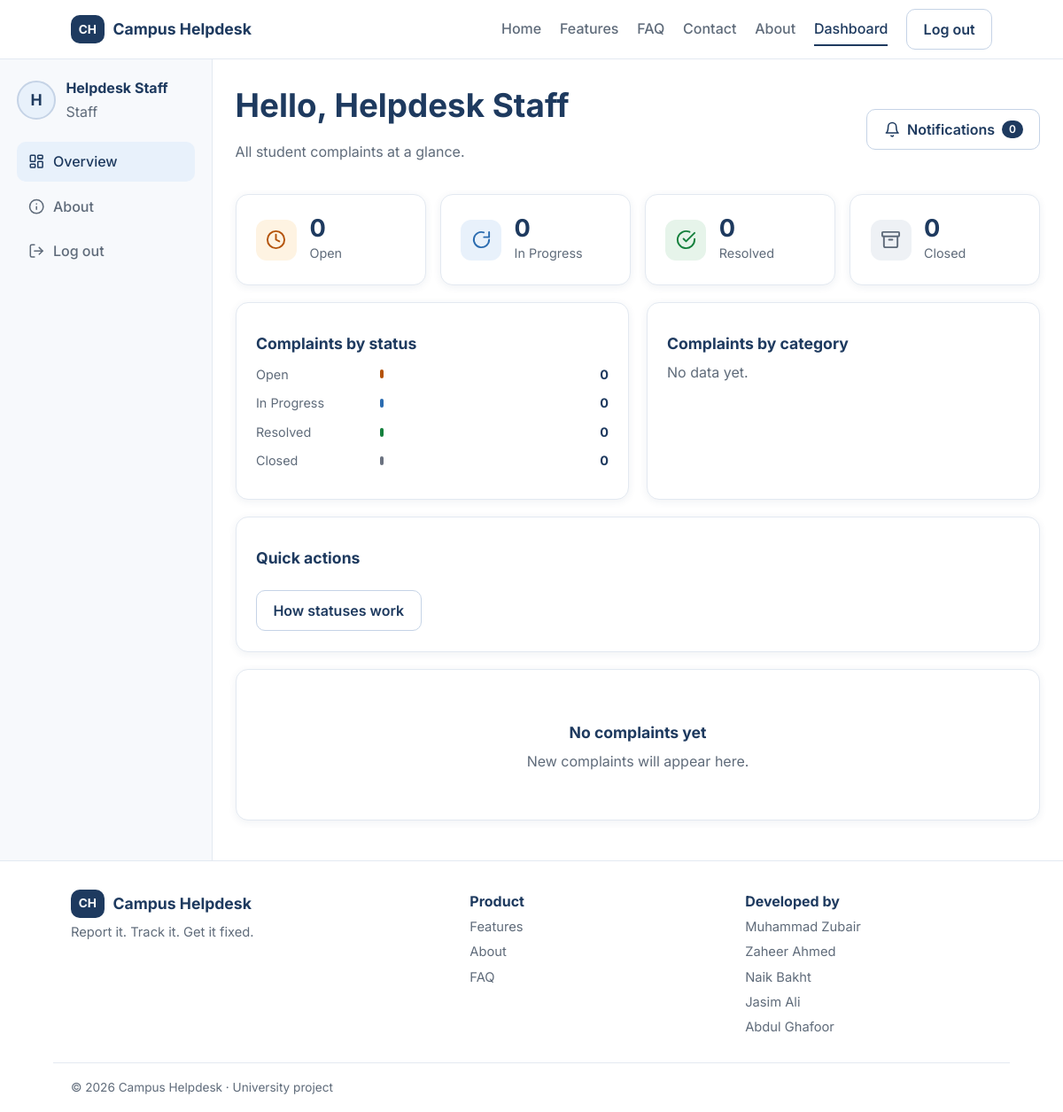
The app's page /dashboard (signed in) with its own data.
### tables this page shows
CREATE TABLE users(
  id INTEGER PRIMARY KEY AUTOINCREMENT, name TEXT NOT NULL,
  email TEXT NOT NULL UNIQUE, password_hash TEXT NOT NULL,
  role TEXT NOT NULL DEFAULT 'student');

### app.py (the view)
    @app.route("/dashboard")
    @login_required
    def dashboard():
        q = "SELECT c.*, u.name AS author FROM complaints c JOIN users u ON u.id=c.user_id"
        args = ()
        if g.user["role"] == "student":
            q += " WHERE c.user_id=?"
            args = (g.user["id"],)
        rows = db().execute(q + " ORDER BY c.id DESC", args).fetchall()
        counts = {s: sum(1 for r in rows if r["status"] == s) for s in STATUSES}
        cats = {}
        for r in rows:
            cats[r["category"]] = cats.get(r["category"], 0) + 1
        return render_template("dashboard.html", complaints=rows, counts=counts, cats=cats)

### templates/dashboard.html (shortened to what this page needs)
{% extends "base.html" %}{% from "_icons.html" import ic with context %}{% block title %}Dashboard – Campus Helpdesk{% endblock %}{% block body %}
{% set sic={'Open':'clock','In Progress':'loader','Resolved':'check','Closed':'archive'} %}<div class="dash"><aside class="side" aria-label="Dashboard menu">
<div class="prof"><span class="av">{{ g.user['name'][0] }}</span><div><strong>{{ g.user['name'] }}</strong><br><span class="muted">{{ g.user['role']|capitalize }}</span></div></div>
<a class="active" href="{{ url_for('dashboard') }}">{{ ic('layout') }} Overview</a>
<a href="{{ url_for('about') }}">{{ ic('info') }} About</a><a href="{{ url_for('logout') }}">{{ ic('logout') }} Log out</a></aside>
<section class="dmain"><div class="dhead"><div><h1>Hello, {{ g.user['name'] }}</h1><p class="muted">{{ 'Your complaints at a glance.' if g.user['role']=='student' else 'All student complaints at a glance.' }}</p></div>
<div class="actions"><div class="dropwrap"><button class="btn ghost" data-drop="notif" aria-expanded="false">{{ ic('bell') }} Notifications <span class="dot">{{ complaints[:3]|length }}</span></button>
</div></div></div>
<div class="grid4">{% for s,n in counts.items() %}<article class="card stat hov"><span class="ibox s{{ s|replace(' ','') }}i">{{ ic(sic[s]) }}</span><div><strong>{{ n }}</strong><span>{{ s }}</span></div></article>{% endfor %}</div>
<div class="grid2"><article class="card"><h3>Complaints by status</h3>{% set mx = (counts.values()|max) or 1 %}{% for s,n in counts.items() %}<div class="bar"><span>{{ s }}</span><i class="s{{ s|replace(' ','') }}" style="width:{{ (n/mx*100)|round }}%"></i><b>{{ n }}</b></div>{% endfor %}</article>
<article class="card"><h3>Complaints by category</h3>{% set cm = (cats.values()|max) if cats else 1 %}{% for s,n in cats.items() %}<div class="bar"><span>{{ s }}</span><i class="sInProgress" style="width:{{ (n/cm*100)|round }}%"></i><b>{{ n }}</b></div>{% else %}<p class="muted">No data yet.</p>{% endfor %}</article></div>
<article class="card"><h3>Quick actions</h3><div class="cta"><button class="btn ghost" data-modal="help">How statuses work</button></div></article>
<div class="card tablecard">{% if complaints %}<div class="scroll"><table><thead><tr><th>ID</th><th>Title</th><th>Category</th><th>From</th><th>Date</th><th>Status</th></tr></thead><tbody>
{% for c in complaints %}<tr><td><b>{{ c['id']|cid }}</b></td><td><a href="{{ url_for('detail', cid=c['id']) }}">{{ c['title'] }}</a></td><td>{{ c['category'] }}</td><td>{{ c['author'] }}</td><td>{{ c['created_at'][:10] }}</td><td><span class="badge s{{ c['status']|replace(' ','') }}">{{ c['status'] }}</span></td></tr>{% endfor %}</tbody></table></div>
{% else %}<div class="empty"><h3>No complaints yet</h3><p class="muted">{{ 'Something not working? Report it and we will track it.' if g.user['role']=='student' else 'New complaints will appear here.' }}</p></div>{% endif %}</div></section></div>
{% endblock %}

### templates/base.html (shortened to what this page needs)
<!doctype html><html lang="en"><head><meta charset="utf-8">
<link rel="stylesheet" href="{{ url_for('static', filename='style.css') }}"></head><body>
{% set ep=request.endpoint %}<a class="skip" href="#main">Skip to content</a>
<header class="nav"><div class="wrap navin">
<a class="brand" href="{{ url_for('home') }}"><span class="logo">CH</span>Campus Helpdesk</a>
<nav class="links" aria-label="Main">
<a class="{{ 'active' if ep=='home' }}" href="{{ url_for('home') }}">Home</a>
<a href="{{ url_for('home') }}#features">Features</a><a href="{{ url_for('home') }}#faq">FAQ</a><a href="{{ url_for('home') }}#contact">Contact</a>
<a class="{{ 'active' if ep=='about' }}" href="{{ url_for('about') }}">About</a>
{% if g.user %}<a class="{{ 'active' if ep in ('dashboard','detail','new_complaint') }}" href="{{ url_for('dashboard') }}">Dashboard</a>
<a class="btn ghost" href="{{ url_for('logout') }}">Log out</a>
{% else %}<a class="btn ghost" href="{{ url_for('login') }}">Log in</a><a class="btn" href="{{ url_for('register') }}">Sign up</a>{% endif %}
</nav></div></header>
<main id="main">{% block body %}{% endblock %}</main>
<footer><div class="wrap foot"><div><a class="brand light" href="{{ url_for('home') }}"><span class="logo">CH</span>Campus Helpdesk</a><p>Report it. Track it. Get it fixed.</p></div>
<div><strong>Product</strong><p><a href="{{ url_for('home') }}#features">Features</a></p><p><a href="{{ url_for('about') }}">About</a></p><p><a href="{{ url_for('home') }}#faq">FAQ</a></p></div>
<div><strong>Developed by</strong>{% for n,i,d in TEAM %}<p>{{ n }}</p>{% endfor %}</div></div>
<div class="wrap copy">© 2026 Campus Helpdesk · University project</div></footer>
<script src="{{ url_for('static', filename='app.js') }}" defer></script></body></html>

### templates/_icons.html (shortened to what this page needs)
{% macro ic(n) %}<svg class="i" viewBox="0 0 24 24" fill="none" stroke="currentColor" stroke-width="2" stroke-linecap="round" stroke-linejoin="round" aria-hidden="true">{{ P[n]|safe }}</svg>{% endmacro %}

### records on screen
users: name "H", user.name "Helpdesk Staff", user.role "Staff", role "All student complaints at a glance.", role "New complaints will appear here."

### other values on screen
{{ complaints[:3]|length }} "0"
{{ n }} "0" "0" "0" "0"
{{ s }} "Open" "In Progress" "Resolved" "Closed"
{{ n }} "Muhammad Zubair" "Zaheer Ahmed" "Naik Bakht" "Jasim Ali" "Abdul Ghafoor"
